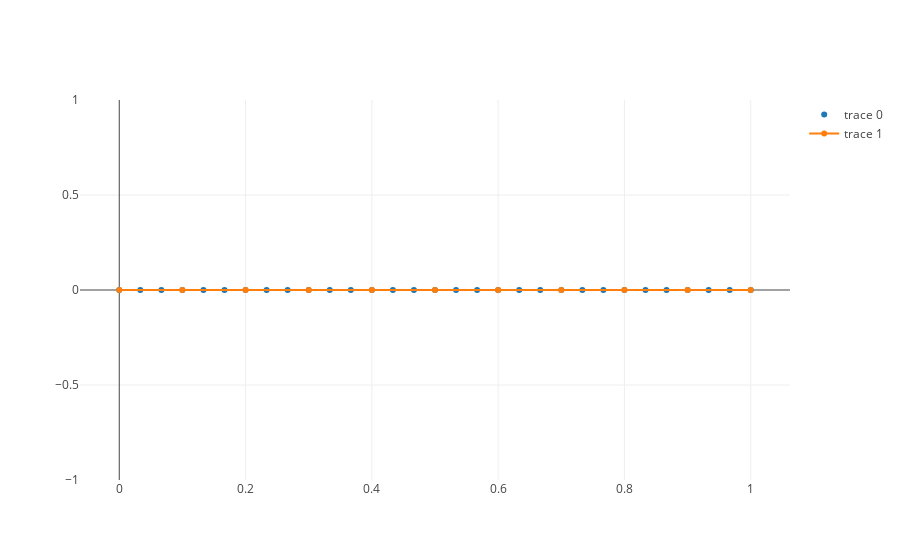

Source (notebook cell):
### Markdown cell above
The domain $\Omega = [0, 1]$, which we discretize with $n$ segments (or elements) $s_i$

### Code cell
#domain
omega = np.array([0, 1])

#number of bases and elements
order = 3
n_elements = 10
n_bases = n_elements + 1 + n_elements*(order-1)

#segments
s = np.linspace(omega[0], omega[1], num=n_elements+1)
# s = np.cumsum(np.random.rand(n_elements+1))
# s = (s-s[0])/(s[-1]-s[0])


nodes = s

for e in range(n_elements):
    tmp = np.linspace(s[e], s[e+1], num=order+1)
    tmp = tmp[1:-1]
    nodes = np.append(nodes, tmp)

#plot
fig = go.Figure(data=[
    go.Scatter(x=nodes, y=np.zeros(nodes.shape), mode='markers'),
    go.Scatter(x=s, y=np.zeros(s.shape), mode='lines+markers')
])
plotly.iplot(fig)

### Figure 1 — Plotly figure (JSON) as saved in the notebook; plotly's stock layout.template omitted (floating-point values rounded to 4 significant figures)
{"data": [{"mode": "markers", "type": "scatter", "uid": "019e33aa-de8c-4c97-8bd8-fe81098b52cc", "x": [0, 0.1, 0.2, 0.3, 0.4, 0.5, 0.6, 0.7, 0.8, 0.9, 1, 0.03333, 0.06667, 0.1333, 0.1667, 0.2333, 0.2667, 0.3333, 0.3667, 0.4333, 0.4667, 0.5333, 0.5667, 0.6333, 0.6667, 0.7333, 0.7667, 0.8333, 0.8667, 0.9333, 0.9667], "y": [0, 0, 0, 0, 0, 0, 0, 0, 0, 0, 0, 0, 0, 0, 0, 0, 0, 0, 0, 0, 0, 0, 0, 0, 0, 0, 0, 0, 0, 0, 0]}, {"mode": "lines+markers", "type": "scatter", "uid": "bffb0ad4-299a-4f46-b833-22d279ec6ae5", "x": [0, 0.1, 0.2, 0.3, 0.4, 0.5, 0.6, 0.7, 0.8, 0.9, 1], "y": [0, 0, 0, 0, 0, 0, 0, 0, 0, 0, 0]}], "layout": {}}
